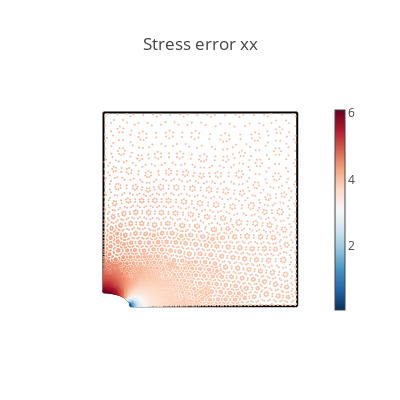
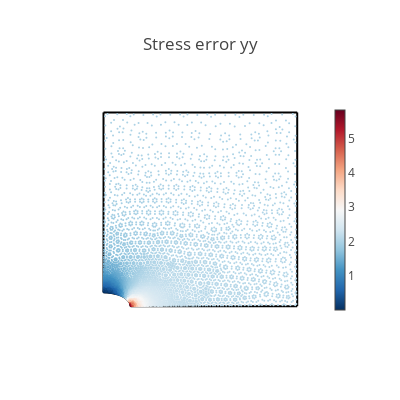
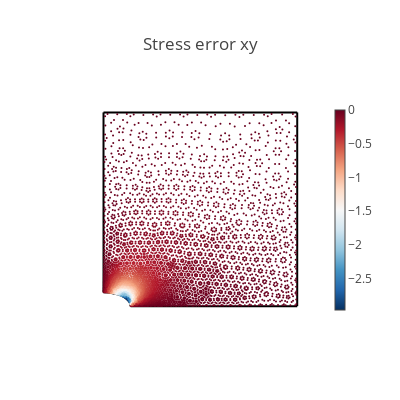
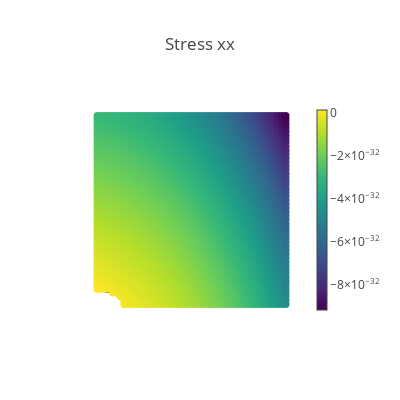

Notebook code for these charts, in order:
### Code cell
# Create a validation domain different from the training domain
val_x, val_y = np.meshgrid(np.linspace(0, L, 50), np.linspace(0, L, 50))
val_r = Rx * np.ones(np.shape(val_x))
val_domain = np.vstack([val_x.ravel(), val_y.ravel(), val_r.ravel()]).T
mask = (
    ((val_domain[:, 0] ** 2) / (Rx**2)) + ((val_domain[:, 1] ** 2) / (Ry**2))
) > 1
val = torch.tensor(val_domain[mask], requires_grad=True).double()


# Compute model predictions on the validation domain
disp = net(val)
def_val = val[:, :-1] + disp
stress = torch.vmap(sigma)(val)
mises = torch.sqrt(
    stress[:, 0, 0] ** 2
    + stress[:, 1, 1] ** 2
    - stress[:, 0, 0] * stress[:, 1, 1]
    + 3 * stress[:, 0, 1] ** 2
)
# print([loss.item() for loss in compute_les(val)])


@torch.no_grad()
def make_plot(x, y, variable, title, cmap=sequential.Viridis, size=8.0):
    fig = go.Figure()

    # Plot boundaries
    m = dict(color="black")
    fig.add_trace(go.Scatter(x=top[:, 0], y=top[:, 1], mode="lines", marker=m))
    fig.add_trace(go.Scatter(x=bottom[:, 0], y=bottom[:, 1], mode="lines", marker=m))
    fig.add_trace(go.Scatter(x=left[:, 0], y=left[:, 1], mode="lines", marker=m))
    fig.add_trace(go.Scatter(x=right[:, 0], y=right[:, 1], mode="lines", marker=m))
    fig.add_trace(go.Scatter(x=hole[:, 0], y=hole[:, 1], mode="lines", marker=m))

    # Plot variable values
    m = dict(color=variable, colorscale=cmap, size=size, colorbar=dict(thickness=10))
    fig.add_trace(go.Scatter(x=x, y=y, marker=m, mode="markers"))

    # plot settings
    fig.layout.yaxis.scaleanchor = "x"
    fig.update_layout(
        template="none", width=400, height=400, title=title, showlegend=False
    )
    fig.update_xaxes(visible=False)
    fig.update_yaxes(visible=False)
    fig.show()


# Compute data error
s_data = data_output[:, 0:3]
s_pred = torch.vmap(sigma)(data_input[:, 0:3])
ds_xx = s_data[:, 0] - s_pred[:, 0, 0]
ds_yy = s_data[:, 1] - s_pred[:, 1, 1]
ds_xy = s_data[:, 2] - s_pred[:, 0, 1]


# Plot stress errors
cmap = sequential.RdBu_r
make_plot(*data_input[:, 0:2].T, ds_xx, "Stress error xx", size=2.0, cmap=cmap)
make_plot(*data_input[:, 0:2].T, ds_yy, "Stress error yy", size=2.0, cmap=cmap)
make_plot(*data_input[:, 0:2].T, ds_xy, "Stress error xy", size=2.0, cmap=cmap)

# Plot stresses
make_plot(*def_val.T, stress[:, 0, 0], "Stress xx")
make_plot(*def_val.T, stress[:, 0, 1], "Stress xy")
make_plot(*def_val.T, stress[:, 1, 1], "Stress yy")
make_plot(*def_val.T, mises, "Mises stress")

# Plot displacements
make_plot(*def_val.T, disp[:, 0], "Displacement in x", cmap=sequential.Inferno)
make_plot(*def_val.T, disp[:, 1], "Displacement in y", cmap=sequential.Inferno)

### Figure 1 — Plotly figure (JSON) as saved in the notebook; plotly's stock layout.template omitted (floating-point values rounded to 4 significant figures; data arrays with more than 128 entries replaced by an {"elided": "..."} marker saying what was removed)
{"data": [{"marker": {"color": "black"}, "mode": "lines", "type": "scatter", "x": [0, 0.02564, 0.05128, 0.07692, 0.1026, 0.1282, 0.1538, 0.1795, 0.2051, 0.2308, 0.2564, 0.2821, 0.3077, 0.3333, 0.359, 0.3846, 0.4103, 0.4359, 0.4615, 0.4872, 0.5128, 0.5385, 0.5641, 0.5897, 0.6154, 0.641, 0.6667, 0.6923, 0.7179, 0.7436, 0.7692, 0.7949, 0.8205, 0.8462, 0.8718, 0.8974, 0.9231, 0.9487, 0.9744, 1], "y": [1, 1, 1, 1, 1, 1, 1, 1, 1, 1, 1, 1, 1, 1, 1, 1, 1, 1, 1, 1, 1, 1, 1, 1, 1, 1, 1, 1, 1, 1, 1, 1, 1, 1, 1, 1, 1, 1, 1, 1]}, {"marker": {"color": "black"}, "mode": "lines", "type": "scatter", "x": [0.14, 0.1661, 0.1921, 0.2182, 0.2442, 0.2703, 0.2964, 0.3224, 0.3485, 0.3745, 0.4006, 0.4267, 0.4527, 0.4788, 0.5048, 0.5309, 0.557, 0.583, 0.6091, 0.6352, 0.6612, 0.6873, 0.7133, 0.7394, 0.7655, 0.7915, 0.8176, 0.8436, 0.8697, 0.8958, 0.9218, 0.9479, 0.9739, 1], "y": [0, 0, 0, 0, 0, 0, 0, 0, 0, 0, 0, 0, 0, 0, 0, 0, 0, 0, 0, 0, 0, 0, 0, 0, 0, 0, 0, 0, 0, 0, 0, 0, 0, 0]}, {"marker": {"color": "black"}, "mode": "lines", "type": "scatter", "x": [0, 0, 0, 0, 0, 0, 0, 0, 0, 0, 0, 0, 0, 0, 0, 0, 0, 0, 0, 0, 0, 0, 0, 0, 0, 0, 0, 0, 0, 0, 0, 0, 0, 0, 0, 0, 0], "y": [0.07143, 0.09722, 0.123, 0.1488, 0.1746, 0.2004, 0.2262, 0.252, 0.2778, 0.3036, 0.3294, 0.3552, 0.381, 0.4067, 0.4325, 0.4583, 0.4841, 0.5099, 0.5357, 0.5615, 0.5873, 0.6131, 0.6389, 0.6647, 0.6905, 0.7163, 0.7421, 0.7679, 0.7937, 0.8194, 0.8452, 0.871, 0.8968, 0.9226, 0.9484, 0.9742, 1]}, {"marker": {"color": "black"}, "mode": "lines", "type": "scatter", "x": [1, 1, 1, 1, 1, 1, 1, 1, 1, 1, 1, 1, 1, 1, 1, 1, 1, 1, 1, 1, 1, 1, 1, 1, 1, 1, 1, 1, 1, 1, 1, 1, 1, 1, 1, 1, 1, 1, 1, 1], "y": [0, 0.02564, 0.05128, 0.07692, 0.1026, 0.1282, 0.1538, 0.1795, 0.2051, 0.2308, 0.2564, 0.2821, 0.3077, 0.3333, 0.359, 0.3846, 0.4103, 0.4359, 0.4615, 0.4872, 0.5128, 0.5385, 0.5641, 0.5897, 0.6154, 0.641, 0.6667, 0.6923, 0.7179, 0.7436, 0.7692, 0.7949, 0.8205, 0.8462, 0.8718, 0.8974, 0.9231, 0.9487, 0.9744, 1]}, {"marker": {"color": "black"}, "mode": "lines", "type": "scatter", "x": [0.14, 0.1395, 0.1381, 0.1357, 0.1324, 0.1282, 0.1231, 0.1172, 0.1105, 0.103, 0.09482, 0.08599, 0.07657, 0.06663, 0.05624, 0.04546, 0.03437, 0.02304, 0.01156, 8.573e-18], "y": [0, 0.005899, 0.01176, 0.01753, 0.02319, 0.02869, 0.034, 0.03907, 0.04387, 0.04838, 0.05255, 0.05637, 0.0598, 0.06282, 0.06541, 0.06756, 0.06924, 0.07045, 0.07118, 0.07143]}, {"marker": {"color": {"elided": "5526 float values"}, "colorbar": {"thickness": 10}, "colorscale": [[0, "rgb(5,48,97)"], [0.1, "rgb(33,102,172)"], [0.2, "rgb(67,147,195)"], [0.3, "rgb(146,197,222)"], [0.4, "rgb(209,229,240)"], [0.5, "rgb(247,247,247)"], [0.6, "rgb(253,219,199)"], [0.7, "rgb(244,165,130)"], [0.8, "rgb(214,96,77)"], [0.9, "rgb(178,24,43)"], [1, "rgb(103,0,31)"]], "size": 2}, "mode": "markers", "type": "scatter", "x": {"elided": "5526 float values"}, "y": {"elided": "5526 float values"}}], "layout": {"height": 400, "showlegend": false, "title": {"text": "Stress error xx"}, "width": 400, "xaxis": {"visible": false}, "yaxis": {"scaleanchor": "x", "visible": false}}}

### Figure 2 — Plotly figure (JSON) as saved in the notebook; plotly's stock layout.template omitted (floating-point values rounded to 4 significant figures; data arrays with more than 128 entries replaced by an {"elided": "..."} marker saying what was removed)
{"data": [{"marker": {"color": "black"}, "mode": "lines", "type": "scatter", "x": [0, 0.02564, 0.05128, 0.07692, 0.1026, 0.1282, 0.1538, 0.1795, 0.2051, 0.2308, 0.2564, 0.2821, 0.3077, 0.3333, 0.359, 0.3846, 0.4103, 0.4359, 0.4615, 0.4872, 0.5128, 0.5385, 0.5641, 0.5897, 0.6154, 0.641, 0.6667, 0.6923, 0.7179, 0.7436, 0.7692, 0.7949, 0.8205, 0.8462, 0.8718, 0.8974, 0.9231, 0.9487, 0.9744, 1], "y": [1, 1, 1, 1, 1, 1, 1, 1, 1, 1, 1, 1, 1, 1, 1, 1, 1, 1, 1, 1, 1, 1, 1, 1, 1, 1, 1, 1, 1, 1, 1, 1, 1, 1, 1, 1, 1, 1, 1, 1]}, {"marker": {"color": "black"}, "mode": "lines", "type": "scatter", "x": [0.14, 0.1661, 0.1921, 0.2182, 0.2442, 0.2703, 0.2964, 0.3224, 0.3485, 0.3745, 0.4006, 0.4267, 0.4527, 0.4788, 0.5048, 0.5309, 0.557, 0.583, 0.6091, 0.6352, 0.6612, 0.6873, 0.7133, 0.7394, 0.7655, 0.7915, 0.8176, 0.8436, 0.8697, 0.8958, 0.9218, 0.9479, 0.9739, 1], "y": [0, 0, 0, 0, 0, 0, 0, 0, 0, 0, 0, 0, 0, 0, 0, 0, 0, 0, 0, 0, 0, 0, 0, 0, 0, 0, 0, 0, 0, 0, 0, 0, 0, 0]}, {"marker": {"color": "black"}, "mode": "lines", "type": "scatter", "x": [0, 0, 0, 0, 0, 0, 0, 0, 0, 0, 0, 0, 0, 0, 0, 0, 0, 0, 0, 0, 0, 0, 0, 0, 0, 0, 0, 0, 0, 0, 0, 0, 0, 0, 0, 0, 0], "y": [0.07143, 0.09722, 0.123, 0.1488, 0.1746, 0.2004, 0.2262, 0.252, 0.2778, 0.3036, 0.3294, 0.3552, 0.381, 0.4067, 0.4325, 0.4583, 0.4841, 0.5099, 0.5357, 0.5615, 0.5873, 0.6131, 0.6389, 0.6647, 0.6905, 0.7163, 0.7421, 0.7679, 0.7937, 0.8194, 0.8452, 0.871, 0.8968, 0.9226, 0.9484, 0.9742, 1]}, {"marker": {"color": "black"}, "mode": "lines", "type": "scatter", "x": [1, 1, 1, 1, 1, 1, 1, 1, 1, 1, 1, 1, 1, 1, 1, 1, 1, 1, 1, 1, 1, 1, 1, 1, 1, 1, 1, 1, 1, 1, 1, 1, 1, 1, 1, 1, 1, 1, 1, 1], "y": [0, 0.02564, 0.05128, 0.07692, 0.1026, 0.1282, 0.1538, 0.1795, 0.2051, 0.2308, 0.2564, 0.2821, 0.3077, 0.3333, 0.359, 0.3846, 0.4103, 0.4359, 0.4615, 0.4872, 0.5128, 0.5385, 0.5641, 0.5897, 0.6154, 0.641, 0.6667, 0.6923, 0.7179, 0.7436, 0.7692, 0.7949, 0.8205, 0.8462, 0.8718, 0.8974, 0.9231, 0.9487, 0.9744, 1]}, {"marker": {"color": "black"}, "mode": "lines", "type": "scatter", "x": [0.14, 0.1395, 0.1381, 0.1357, 0.1324, 0.1282, 0.1231, 0.1172, 0.1105, 0.103, 0.09482, 0.08599, 0.07657, 0.06663, 0.05624, 0.04546, 0.03437, 0.02304, 0.01156, 8.573e-18], "y": [0, 0.005899, 0.01176, 0.01753, 0.02319, 0.02869, 0.034, 0.03907, 0.04387, 0.04838, 0.05255, 0.05637, 0.0598, 0.06282, 0.06541, 0.06756, 0.06924, 0.07045, 0.07118, 0.07143]}, {"marker": {"color": {"elided": "5526 float values"}, "colorbar": {"thickness": 10}, "colorscale": [[0, "rgb(5,48,97)"], [0.1, "rgb(33,102,172)"], [0.2, "rgb(67,147,195)"], [0.3, "rgb(146,197,222)"], [0.4, "rgb(209,229,240)"], [0.5, "rgb(247,247,247)"], [0.6, "rgb(253,219,199)"], [0.7, "rgb(244,165,130)"], [0.8, "rgb(214,96,77)"], [0.9, "rgb(178,24,43)"], [1, "rgb(103,0,31)"]], "size": 2}, "mode": "markers", "type": "scatter", "x": {"elided": "5526 float values"}, "y": {"elided": "5526 float values"}}], "layout": {"height": 400, "showlegend": false, "title": {"text": "Stress error yy"}, "width": 400, "xaxis": {"visible": false}, "yaxis": {"scaleanchor": "x", "visible": false}}}

### Figure 3 — Plotly figure (JSON) as saved in the notebook; plotly's stock layout.template omitted (floating-point values rounded to 4 significant figures; data arrays with more than 128 entries replaced by an {"elided": "..."} marker saying what was removed)
{"data": [{"marker": {"color": "black"}, "mode": "lines", "type": "scatter", "x": [0, 0.02564, 0.05128, 0.07692, 0.1026, 0.1282, 0.1538, 0.1795, 0.2051, 0.2308, 0.2564, 0.2821, 0.3077, 0.3333, 0.359, 0.3846, 0.4103, 0.4359, 0.4615, 0.4872, 0.5128, 0.5385, 0.5641, 0.5897, 0.6154, 0.641, 0.6667, 0.6923, 0.7179, 0.7436, 0.7692, 0.7949, 0.8205, 0.8462, 0.8718, 0.8974, 0.9231, 0.9487, 0.9744, 1], "y": [1, 1, 1, 1, 1, 1, 1, 1, 1, 1, 1, 1, 1, 1, 1, 1, 1, 1, 1, 1, 1, 1, 1, 1, 1, 1, 1, 1, 1, 1, 1, 1, 1, 1, 1, 1, 1, 1, 1, 1]}, {"marker": {"color": "black"}, "mode": "lines", "type": "scatter", "x": [0.14, 0.1661, 0.1921, 0.2182, 0.2442, 0.2703, 0.2964, 0.3224, 0.3485, 0.3745, 0.4006, 0.4267, 0.4527, 0.4788, 0.5048, 0.5309, 0.557, 0.583, 0.6091, 0.6352, 0.6612, 0.6873, 0.7133, 0.7394, 0.7655, 0.7915, 0.8176, 0.8436, 0.8697, 0.8958, 0.9218, 0.9479, 0.9739, 1], "y": [0, 0, 0, 0, 0, 0, 0, 0, 0, 0, 0, 0, 0, 0, 0, 0, 0, 0, 0, 0, 0, 0, 0, 0, 0, 0, 0, 0, 0, 0, 0, 0, 0, 0]}, {"marker": {"color": "black"}, "mode": "lines", "type": "scatter", "x": [0, 0, 0, 0, 0, 0, 0, 0, 0, 0, 0, 0, 0, 0, 0, 0, 0, 0, 0, 0, 0, 0, 0, 0, 0, 0, 0, 0, 0, 0, 0, 0, 0, 0, 0, 0, 0], "y": [0.07143, 0.09722, 0.123, 0.1488, 0.1746, 0.2004, 0.2262, 0.252, 0.2778, 0.3036, 0.3294, 0.3552, 0.381, 0.4067, 0.4325, 0.4583, 0.4841, 0.5099, 0.5357, 0.5615, 0.5873, 0.6131, 0.6389, 0.6647, 0.6905, 0.7163, 0.7421, 0.7679, 0.7937, 0.8194, 0.8452, 0.871, 0.8968, 0.9226, 0.9484, 0.9742, 1]}, {"marker": {"color": "black"}, "mode": "lines", "type": "scatter", "x": [1, 1, 1, 1, 1, 1, 1, 1, 1, 1, 1, 1, 1, 1, 1, 1, 1, 1, 1, 1, 1, 1, 1, 1, 1, 1, 1, 1, 1, 1, 1, 1, 1, 1, 1, 1, 1, 1, 1, 1], "y": [0, 0.02564, 0.05128, 0.07692, 0.1026, 0.1282, 0.1538, 0.1795, 0.2051, 0.2308, 0.2564, 0.2821, 0.3077, 0.3333, 0.359, 0.3846, 0.4103, 0.4359, 0.4615, 0.4872, 0.5128, 0.5385, 0.5641, 0.5897, 0.6154, 0.641, 0.6667, 0.6923, 0.7179, 0.7436, 0.7692, 0.7949, 0.8205, 0.8462, 0.8718, 0.8974, 0.9231, 0.9487, 0.9744, 1]}, {"marker": {"color": "black"}, "mode": "lines", "type": "scatter", "x": [0.14, 0.1395, 0.1381, 0.1357, 0.1324, 0.1282, 0.1231, 0.1172, 0.1105, 0.103, 0.09482, 0.08599, 0.07657, 0.06663, 0.05624, 0.04546, 0.03437, 0.02304, 0.01156, 8.573e-18], "y": [0, 0.005899, 0.01176, 0.01753, 0.02319, 0.02869, 0.034, 0.03907, 0.04387, 0.04838, 0.05255, 0.05637, 0.0598, 0.06282, 0.06541, 0.06756, 0.06924, 0.07045, 0.07118, 0.07143]}, {"marker": {"color": {"elided": "5526 float values"}, "colorbar": {"thickness": 10}, "colorscale": [[0, "rgb(5,48,97)"], [0.1, "rgb(33,102,172)"], [0.2, "rgb(67,147,195)"], [0.3, "rgb(146,197,222)"], [0.4, "rgb(209,229,240)"], [0.5, "rgb(247,247,247)"], [0.6, "rgb(253,219,199)"], [0.7, "rgb(244,165,130)"], [0.8, "rgb(214,96,77)"], [0.9, "rgb(178,24,43)"], [1, "rgb(103,0,31)"]], "size": 2}, "mode": "markers", "type": "scatter", "x": {"elided": "5526 float values"}, "y": {"elided": "5526 float values"}}], "layout": {"height": 400, "showlegend": false, "title": {"text": "Stress error xy"}, "width": 400, "xaxis": {"visible": false}, "yaxis": {"scaleanchor": "x", "visible": false}}}

### Figure 4 — Plotly figure (JSON) as saved in the notebook; plotly's stock layout.template omitted (floating-point values rounded to 4 significant figures; data arrays with more than 128 entries replaced by an {"elided": "..."} marker saying what was removed)
{"data": [{"marker": {"color": "black"}, "mode": "lines", "type": "scatter", "x": [0, 0.02564, 0.05128, 0.07692, 0.1026, 0.1282, 0.1538, 0.1795, 0.2051, 0.2308, 0.2564, 0.2821, 0.3077, 0.3333, 0.359, 0.3846, 0.4103, 0.4359, 0.4615, 0.4872, 0.5128, 0.5385, 0.5641, 0.5897, 0.6154, 0.641, 0.6667, 0.6923, 0.7179, 0.7436, 0.7692, 0.7949, 0.8205, 0.8462, 0.8718, 0.8974, 0.9231, 0.9487, 0.9744, 1], "y": [1, 1, 1, 1, 1, 1, 1, 1, 1, 1, 1, 1, 1, 1, 1, 1, 1, 1, 1, 1, 1, 1, 1, 1, 1, 1, 1, 1, 1, 1, 1, 1, 1, 1, 1, 1, 1, 1, 1, 1]}, {"marker": {"color": "black"}, "mode": "lines", "type": "scatter", "x": [0.14, 0.1661, 0.1921, 0.2182, 0.2442, 0.2703, 0.2964, 0.3224, 0.3485, 0.3745, 0.4006, 0.4267, 0.4527, 0.4788, 0.5048, 0.5309, 0.557, 0.583, 0.6091, 0.6352, 0.6612, 0.6873, 0.7133, 0.7394, 0.7655, 0.7915, 0.8176, 0.8436, 0.8697, 0.8958, 0.9218, 0.9479, 0.9739, 1], "y": [0, 0, 0, 0, 0, 0, 0, 0, 0, 0, 0, 0, 0, 0, 0, 0, 0, 0, 0, 0, 0, 0, 0, 0, 0, 0, 0, 0, 0, 0, 0, 0, 0, 0]}, {"marker": {"color": "black"}, "mode": "lines", "type": "scatter", "x": [0, 0, 0, 0, 0, 0, 0, 0, 0, 0, 0, 0, 0, 0, 0, 0, 0, 0, 0, 0, 0, 0, 0, 0, 0, 0, 0, 0, 0, 0, 0, 0, 0, 0, 0, 0, 0], "y": [0.07143, 0.09722, 0.123, 0.1488, 0.1746, 0.2004, 0.2262, 0.252, 0.2778, 0.3036, 0.3294, 0.3552, 0.381, 0.4067, 0.4325, 0.4583, 0.4841, 0.5099, 0.5357, 0.5615, 0.5873, 0.6131, 0.6389, 0.6647, 0.6905, 0.7163, 0.7421, 0.7679, 0.7937, 0.8194, 0.8452, 0.871, 0.8968, 0.9226, 0.9484, 0.9742, 1]}, {"marker": {"color": "black"}, "mode": "lines", "type": "scatter", "x": [1, 1, 1, 1, 1, 1, 1, 1, 1, 1, 1, 1, 1, 1, 1, 1, 1, 1, 1, 1, 1, 1, 1, 1, 1, 1, 1, 1, 1, 1, 1, 1, 1, 1, 1, 1, 1, 1, 1, 1], "y": [0, 0.02564, 0.05128, 0.07692, 0.1026, 0.1282, 0.1538, 0.1795, 0.2051, 0.2308, 0.2564, 0.2821, 0.3077, 0.3333, 0.359, 0.3846, 0.4103, 0.4359, 0.4615, 0.4872, 0.5128, 0.5385, 0.5641, 0.5897, 0.6154, 0.641, 0.6667, 0.6923, 0.7179, 0.7436, 0.7692, 0.7949, 0.8205, 0.8462, 0.8718, 0.8974, 0.9231, 0.9487, 0.9744, 1]}, {"marker": {"color": "black"}, "mode": "lines", "type": "scatter", "x": [0.14, 0.1395, 0.1381, 0.1357, 0.1324, 0.1282, 0.1231, 0.1172, 0.1105, 0.103, 0.09482, 0.08599, 0.07657, 0.06663, 0.05624, 0.04546, 0.03437, 0.02304, 0.01156, 8.573e-18], "y": [0, 0.005899, 0.01176, 0.01753, 0.02319, 0.02869, 0.034, 0.03907, 0.04387, 0.04838, 0.05255, 0.05637, 0.0598, 0.06282, 0.06541, 0.06756, 0.06924, 0.07045, 0.07118, 0.07143]}, {"marker": {"color": {"elided": "2476 float values"}, "colorbar": {"thickness": 10}, "colorscale": [[0, "#440154"], [0.1111, "#482878"], [0.2222, "#3e4989"], [0.3333, "#31688e"], [0.4444, "#26828e"], [0.5556, "#1f9e89"], [0.6667, "#35b779"], [0.7778, "#6ece58"], [0.8889, "#b5de2b"], [1, "#fde725"]], "size": 8}, "mode": "markers", "type": "scatter", "x": {"elided": "2476 float values"}, "y": {"elided": "2476 float values"}}], "layout": {"height": 400, "showlegend": false, "title": {"text": "Stress xx"}, "width": 400, "xaxis": {"visible": false}, "yaxis": {"scaleanchor": "x", "visible": false}}}
